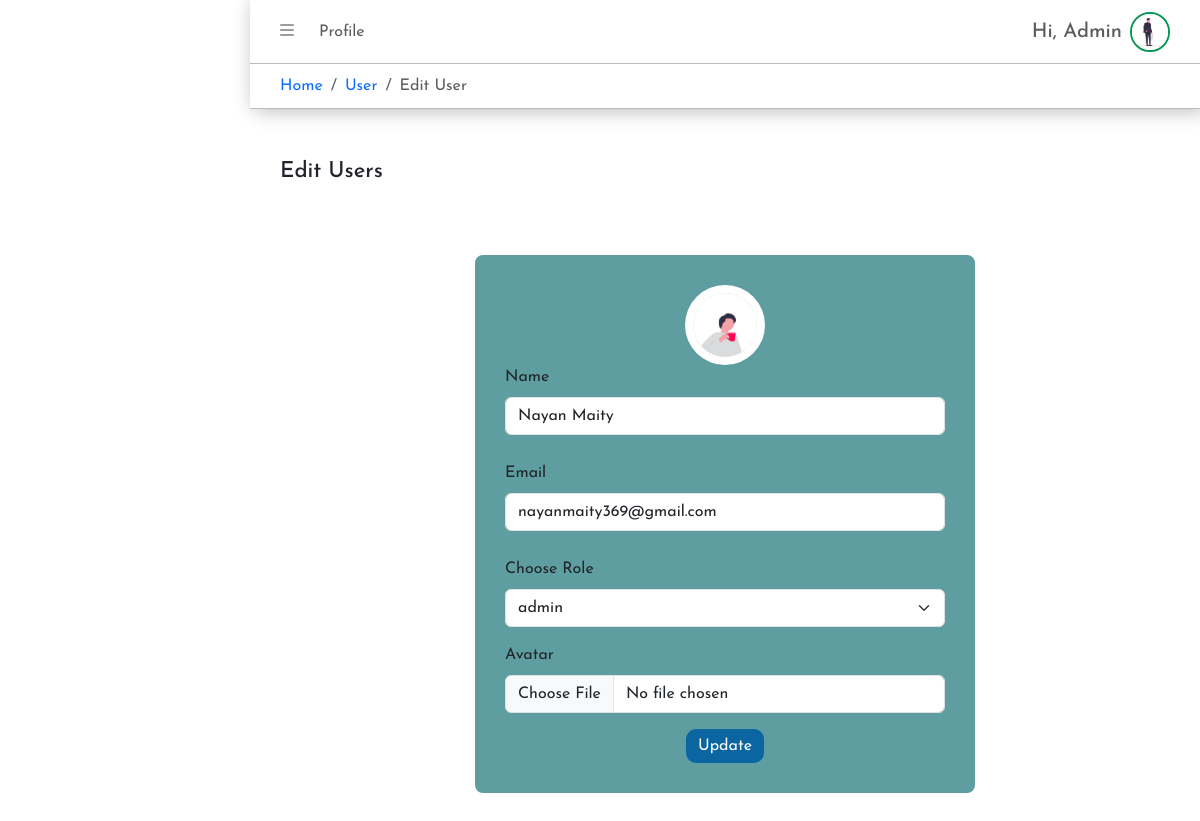
The app's page /admin/edit-user.php?user-id=6 (signed in) with its own data.
### tables this page shows
CREATE TABLE `user` (
  `user_id` int(11) NOT NULL,
  `user_name` varchar(255) NOT NULL,
  `user_email` varchar(255) NOT NULL,
  `user_password` varchar(255) NOT NULL,
  `avatar` varchar(255) DEFAULT NULL,
  `user_role` enum('admin','user','blogger') NOT NULL DEFAULT 'user',
  `token` int(11) DEFAULT NULL,
  `create_user_data` varchar(255) DEFAULT NULL,
  `update_user_data` varchar(255) DEFAULT NULL,
  `user_show` enum('0','1') NOT NULL DEFAULT '1'
);

### admin/admin-save.php (called while the page is built, shortened)
<?php
require_once("../config/connect.php");
$id = $_SESSION['admin-id'];
$searchAdmin = "SELECT * FROM user WHERE user_id = '$id'";
$resSerAdmin = mysqli_fetch_assoc(mysqli_query($conn, $searchAdmin));

### admin/edit-user.php (the view, shortened to what this page needs)
<?php
require_once("../config/connect.php");
require_once("./admin-save.php");
$user_id = $_GET['user-id'];
$selectUser = "SELECT * FROM user WHERE user_id = '$user_id'";
$resSelUser = mysqli_query($conn, $selectUser);
$data = mysqli_fetch_assoc($resSelUser);
?>
<!DOCTYPE html>
<html lang="en">
<head>
    <link rel="stylesheet" type="text/css" href="../assets/css/style.css">
    <link rel="stylesheet" type="text/css" href="../assets/css/media.css">
    <link rel="stylesheet" href="https://cdn.jsdelivr.net/npm/bootstrap@5.3.3/dist/css/bootstrap.min.css">
    <link rel="stylesheet" href="https://cdnjs.cloudflare.com/ajax/libs/font-awesome/6.5.2/css/all.min.css">
</head>
<body>
    <section id="dash-main" class="d-flex ">
        <div class="dash-view">
            <div class="dash-view-top sticky-top ">
                <header class="dash-view-header d-flex align-items-center justify-content-between">
                    <div class="dash-v-header-l">
                        <button id="dash-side-toggle"><i class="fa-solid fa-bars"></i></button>
                        <a href="./admin-profile.php" class="dash-head-link">Profile</a>
                    </div>
                    <div class="dash-v-header-r d-flex align-items-center gap-2">
                        <div class="dash-head-text">
                            <h5>Hi, <span>
                                    <?php echo $resSerAdmin['user_name']; ?>
                                </span></h5>
                        </div>
                        <div class="dash-head-img">
                            <?php if ($resSerAdmin['avatar']) : ?>
                                <img src="../uploads/<?php echo $resSerAdmin['avatar']; ?>" alt="Avatar">
                            <?php else : ?>
                                <img src="../uploads/default_avatar.png" alt="Avatar">
                            <?php endif ?>
                        </div>
                    </div>
                </header>
                <div class="dash-bread">
                    <nav aria-label="breadcrumb">
                        <ol class="breadcrumb m-0 ">
                            <li class="breadcrumb-item"><a href="./dashboard.php">Home</a></li>
                            <li class="breadcrumb-item"><a href="./manage-user.php">User</a></li>
                            <li class="breadcrumb-item active" aria-current="page">Edit User</li>
                        </ol>
                    </nav>
                </div>
            </div>
            <div class="dash-view-main">
                <h4 class="dash-view-heading">Edit Users</h4>
                <section id="profile-main">
                    <div class="profile-img">
                        <?php if ($data['avatar']) : ?>
                            <img src="../uploads/<?php echo $data['avatar']; ?>" alt="Avatar">
                        <?php else : ?>
                            <img src="../uploads/default_avatar.png" alt="Avatar">
                        <?php endif ?>
                    </div>
                    <form class="row g-3" method="post" enctype="multipart/form-data">
                        <div class="col-12">
                            <label class="form-label">Name</label>
                            <input type="text" class="form-control" name="name" value="<?php echo $data['user_name']; ?>">
                        </div>
                        <div class="col-12">
                            <label class="form-label">Email</label>
                            <input type="text" class="form-control" name="email" Value="<?php echo $data['user_email']; ?>">
                        </div>
                        <div class="col-12">
                            <label class="form-label">Choose Role</label>
                            <select class="form-select" name="role">
                                <option selected value="<?php echo $data['user_role']; ?>">
                                    <?php echo $data['user_role']; ?>
                                </option>
                            </select>
                        </div>
                        <div class="col-12">
                            <label class="form-label">Avatar</label>
                            <input class="form-control" type="file" name="avatar">
                        </div>
                        <div class="col-12 d-flex gap-3 justify-content-center align-items-center profile-btn">
                            <button type="submit" name="edit-user-btn">Update</button>
                        </div>
                    </form>
                </section>
            </div>
        </div>
    </section>
</body>
</html>

### assets/css/style.css (style rules this page uses)
* { padding: 0; margin: 0; box-sizing: border-box; text-decoration: none !important; list-style: none !important; font-family: "Josefin Sans", sans-serif; }
body, html { scroll-behavior: smooth; overflow-x: hidden; position: relative; }
:root { --white: #fff; --light: #e9e6e6; --dark: #0e123a; --primary: #11476c; --secondary: #0a65a1; --info: #3893d0; --accent1: #24222b; --accent2: #3b5aa8; --accent3: #2a6adb; --success: #059753; --warning: #e1c706; --danger: #fe0654; }
#profile-main { max-width: 500px; height: auto; margin: 70px auto; padding: 30px; background-color: #5f9ea0; border-radius: 8px; }
.profile-img { width: 80px; height: 80px; margin: auto; overflow: hidden; border-radius: 50%; }
.profile-img img { width: 100%; height: 100%; object-fit: cover; }
.profile-btn a, .profile-btn button { padding: 5px 12px; border: none; border-radius: 10px; background-color: var(--secondary); color: var(--white); }
#dash-main { width: 100%; height: 100%; }
.dash-view { width: calc(100% - 250px); height: auto; margin-left: auto; transition: 0.3s; }
.dash-view-top { background-color: var(--white); box-shadow: 5px 0px 20px 0px #b0acac; }
.dash-view-header { width: 100%; height: 64px; padding: 0px 30px; border-bottom: 1px solid #bcbaba; }
#dash-side-toggle { background-color: transparent; color: #9e9c9c; border: none; }
.dash-head-link { margin-left: 20px; color: #5e5b5b; }
.dash-head-text h5 { font-size: 20px; color: #5e5b5b; margin: 0; }
.dash-head-img { width: 40px; height: 40px; border-radius: 50%; border: 2px solid var(--success); overflow: hidden; }
.dash-head-img img { width: 100%; height: 100%; object-fit: cover; }
.dash-bread { width: 100%; height: auto; padding: 10px 30px; border-bottom: 1px solid #bcbaba; }
.dash-view-main { margin: 50px 30px; }
.dash-view-heading { font-size: 22px; color: var(--accent1); }

### records on screen
user: user_name "Admin", avatar (picture)
user: avatar (picture), name "Nayan Maity", email "nayanmaity369@gmail.com", role "admin"
